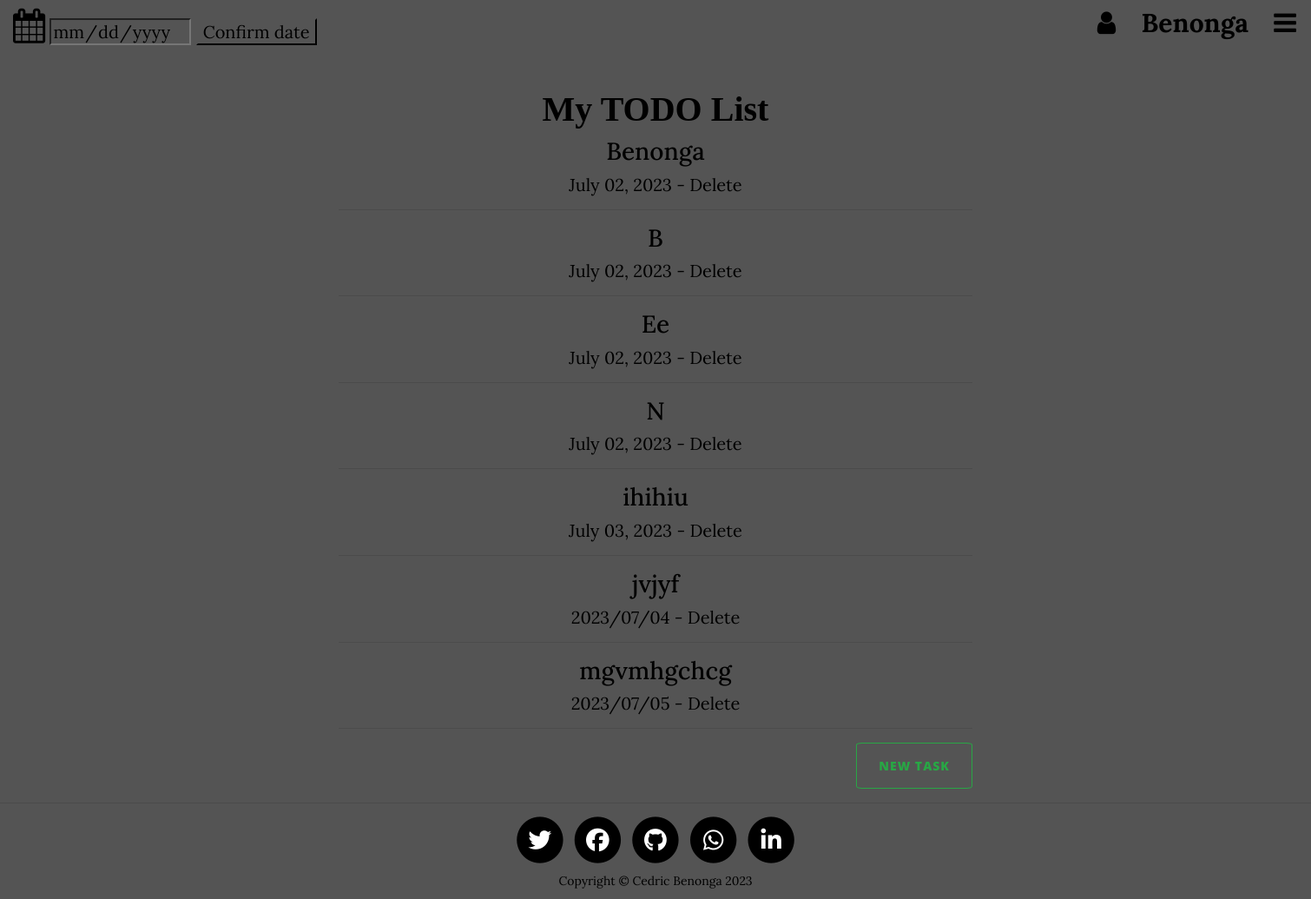
The app's page / (signed in) with its own data.
### main.py (models this page shows)
class User(UserMixin, db.Model):
    __tablename__ = "user"
    id = db.Column(db.Integer, primary_key=True)
    email = db.Column(db.String(100), unique=True)
    password = db.Column(db.String(100))
    name = db.Column(db.String(100))

class TaskPost(db.Model):
    __tablename__ = "task"
    id = db.Column(db.Integer, primary_key=True)
    name = db.Column(db.String(250), unique=True, nullable=False)
    date = db.Column(db.String(250), nullable=False)
    user_id = db.Column(db.Integer, db.ForeignKey("user.id"))  # To get this line successfully, the User class must be

### main.py (the view)
@app.route('/')
def home():
    posts = TaskPost.query.all()
    user_tasks = []
    try:
        for post in posts:
            if post.user_id == current_user.id:
                user_tasks.append(post)
    except AttributeError:
        pass
    return render_template("index.html", all_posts=posts, user_tasks=user_tasks)

### main.py (called while the page is built)
@login_manager.user_loader
def load_user(user_id):
    return User.query.get(int(user_id))

### templates/index.html (shortened to what this page needs)
{% include "header.html" %}
<section>
    <container>
        <div>
            <form action="{{ url_for('date_selector') }}" method="post">
            <a><i class="fa fa-2x fa-solid fa-calendar"
                  style="margin-top: 10px; margin-left: 15px; color: #000;"></i></a>
                <input type="date" name="date" required>
                <button type="submit" style="background: #545454;"
                        onMouseOut="this.style.color='#000'"
                        onMouseOver="this.style.color='#999'">Confirm date</button>
            </form>
        </div>
    </container>
</section>
<div class="container task">
    <div class="row">
        <div class="col-lg-8 col-md-10 mx-auto">
            {% if current_user.is_authenticated and user_tasks == [] %}
                <h1>My TODO List</h1>
                <h3 style="color: green;">You do not have any task yet!</h3>
            {% elif current_user.is_authenticated %}
                <h1>My TODO List</h1>
            {% else %}
                <h1>Welcome!</h1>
                <h3>Please "Login" or "Signup" <br> and get started with your "TODO List".</h3>
            {% endif %}
            {% for post in all_posts %}
            {% if post.user_id == current_user.id %}
            <div class="post-preview">
                <h3><a href="{{url_for('edit_task', post_id=post.id)}}"
                   onMouseOut="this.style.color='#000'"
                   onMouseOver="this.style.color='#999'">{{post.name}}</a></h3>
                <a href="{{url_for('edit_task', post_id=post.id)}}"
                   onMouseOut="this.style.color='#000'"
                   onMouseOver="this.style.color='#999'">{{post.date}}</a> -
                <a class="post-a" href="{{url_for('confirm_delete', post_id=post.id) }}"
                   onMouseOut="this.style.color='#000'"
                    onMouseOver="this.style.color='red'">Delete</a>
            </div>
            <hr>
            {% endif %}
            {% endfor %}
            <div class="clearfix">
                <a class="btn btn-outline-success float-right" href="{{url_for('add_new_post')}}"
                   style="border-radius: 5%;">New Task</a>
            </div>
        </div>
    </div>
</div>
<hr>
{% include "footer.html" %}

### templates/header.html (shortened to what this page needs)
<!DOCTYPE html>
<html lang="en">
<head>
    <link href="{{ url_for('static', filename='vendor/bootstrap/css/bootstrap.min.css') }}" rel="stylesheet">
    <link href="{{ url_for('static', filename='vendor/fontawesome-free/css/all.min.css')}}" rel="stylesheet"
          type="text/css">
    <link href="{{ url_for('static', filename='css/styles.css')}}" rel="stylesheet">
    <link href="{{ url_for('static', filename='css/styles.min.css')}}" rel="stylesheet">
    <link href="https://fortawesome.github.io/Font-Awesome/assets/font-awesome/css/font-awesome.css" rel="stylesheet"/>
    <link rel="stylesheet" href="https://cdnjs.cloudflare.com/ajax/libs/font-awesome/4.7.0/css/font-awesome.min.css">
</head>
<body>
<header>
    <a href="/"><i class="fa fa-1x fa-regular fa-user"></i></a>
    <a href="/"><b>{{ current_user.name }}</b></a>
    <a href="javascript:void(0)"><label class="fa fa-bars" for="menu"></label></a>
</header>
</body>

### templates/footer.html (shortened to what this page needs)
  <footer >
    <div class="container">
      <div class="row">
        <div class="col-lg-8 col-md-10 mx-auto">
          <ul class="list-inline text-center">
            <li class="list-inline-item">
              <a href="#">
                <span class="fa-stack fa-lg">
                  <i class="fas fa-circle fa-stack-2x"></i>
                  <i class="fab fa-twitter fa-stack-1x fa-inverse"></i>
                </span>
              </a>
            </li>
            <li class="list-inline-item">
              <a href="#">
                <span class="fa-stack fa-lg">
                  <i class="fas fa-circle fa-stack-2x"></i>
                  <i class="fab fa-facebook-f fa-stack-1x fa-inverse"></i>
                </span>
              </a>
            </li>
            <li class="list-inline-item">
              <a href="#">
                <span class="fa-stack fa-lg">
                  <i class="fas fa-circle fa-stack-2x"></i>
                  <i class="fab fa-github fa-stack-1x fa-inverse"></i>
                </span>
              </a>
            </li>
            <li class="list-inline-item">
              <a href="#">
                <span class="fa-stack fa-lg">
                  <i class="fas fa-circle fa-stack-2x"></i>
                  <i class="fab fa-whatsapp fa-stack-1x fa-inverse"></i>
                </span>
              </a>
            </li>
            <li class="list-inline-item">
              <a href="#">
                <span class="fa-stack fa-lg">
                  <i class="fas fa-circle fa-stack-2x"></i>
                  <i class="fab fa-linkedin-in fa-stack-1x fa-inverse"></i>
                </span>
              </a>
            </li>
          </ul>
          <p class="copyright">Copyright &copy; Cedric Benonga 2023</p>
        </div>
      </div>
    </div>
  </footer>

### static/css/styles.css (style rules this page uses)
body { font: 15px arial; background: #545454; }
a { text-decoration: none; }
.pointer, a, label { cursor: pointer; }
header a { color: #000; font-size: 30px; padding: 0 12px 0 12px; }
header { position: absolute; top: 7px; right: 5px; transition: all ease-in 300ms; }
.fas { color: #000 }
.task { margin-top: 50px; text-align: center; color: #000; }
input { background: transparent; bottom: 0; color: #000; width: auto; height: auto; margin-top: 15px; }

### records on screen
User: name "Benonga"
TaskPost: name "Benonga", date "July 02, 2023"
TaskPost: name "B", date "July 02, 2023"
TaskPost: name "Ee", date "July 02, 2023"
TaskPost: name "N", date "July 02, 2023"
TaskPost: name "ihihiu", date "July 03, 2023"
TaskPost: name "jvjyf", date "2023/07/04"
TaskPost: name "mgvmhgchcg", date "2023/07/05"
